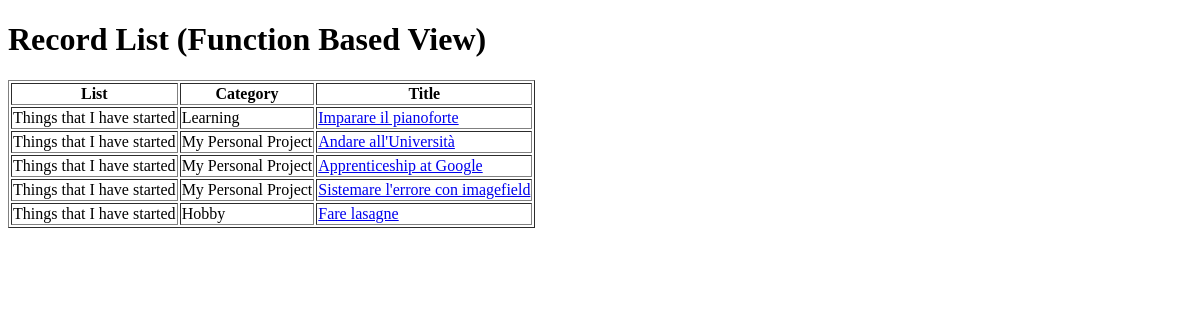
Page /myfirstapp/record_list/ on the earlier database version.
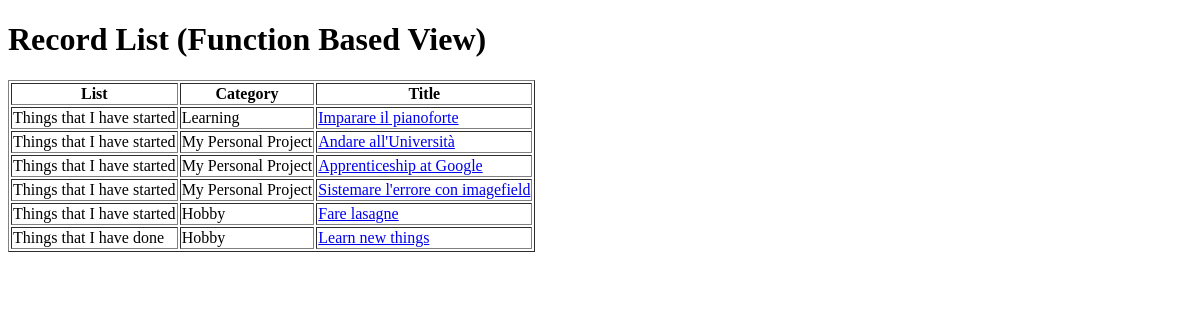
Same page on the later database version.
### myfirstapp/models.py (models this page shows, shortened)
class Record(models.Model):
    title = models.CharField(max_length=100)
    category = models.ForeignKey(Category, related_name="category_sets", on_delete=models.CASCADE)
    description = models.TextField(blank=True)
    list = models.ForeignKey(List, related_name="list_sets", on_delete=models.CASCADE)
    picture = models.ImageField(upload_to='photos/', default='photos/imagenotuploaded.jpg', blank=True)
    submission_date = models.DateTimeField(default=datetime.now, blank=True)

class List(models.Model):
    name = models.CharField(max_length=100)
    def __str__(self):
        return self.name

class Category(models.Model):
    name = models.CharField(max_length=100)
    def __str__(self):
        return self.name

### myfirstapp/views.py (the view)
# urls.py: path('myfirstapp/record_list/', views.record_list, name='record_list'),
def record_list(request):
    records = Record.objects.all()
    return render(request, 'myfirstapp/record_list.html/',
                  {'records': records})

### myfirstapp/templates/myfirstapp/record_list.html
<!DOCTYPE html>
{% load static %}
<html lang="en" xmlns="http://www.w3.org/1999/html">
<body>
{% block content%}
<h1>Record List (Function Based View)</h1>
{% endblock %}
<table border="1">
    <th>List</th>
    <th>Category</th>
    <th>Title</th>
  {% for record in records %}
<tr>
    <td>{{record.list}}</td>
    <td>{{record.category}}</td>
    <td><a href="{% url 'class_record_detail' record.pk  %}">{{record.title}}</a></td>
</tr>
{% endfor %}
    </table>
</body>
</html>

Differences in the rows shown:
added Record: list "Things that I have done", category "Hobby", title "Learn new things"
